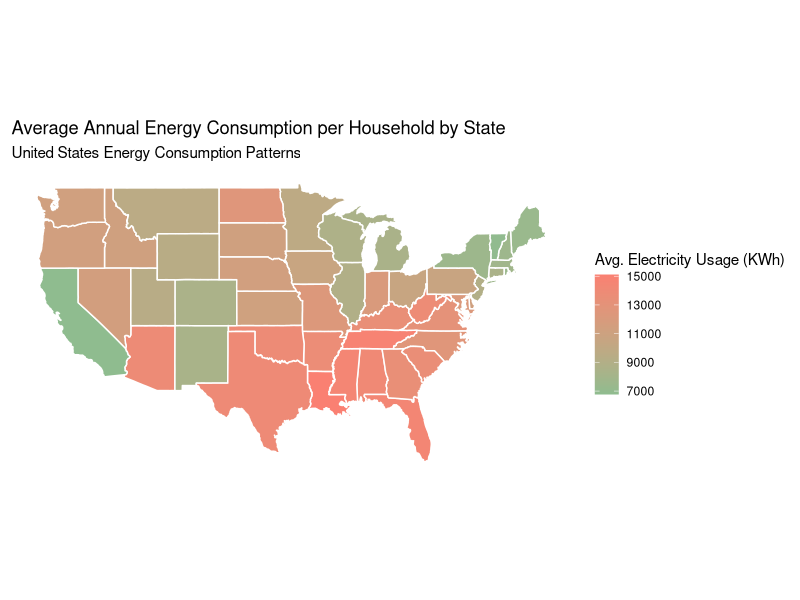
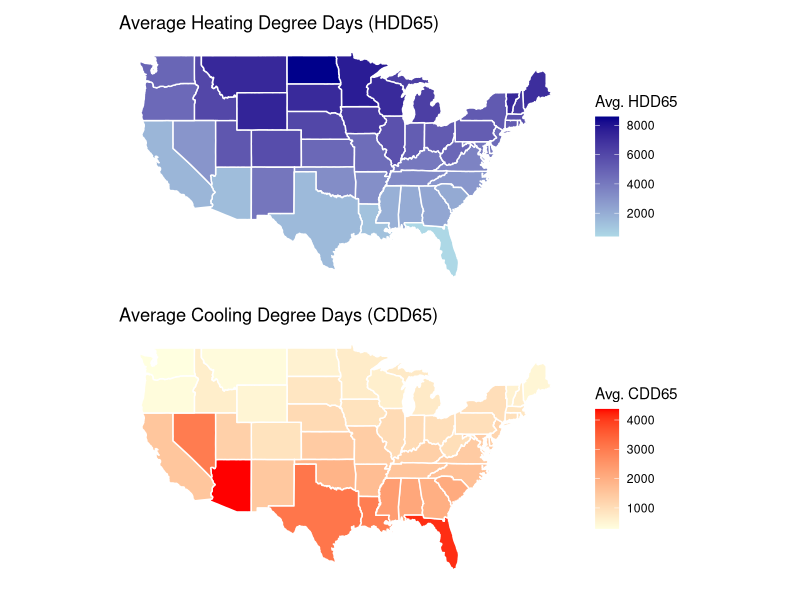
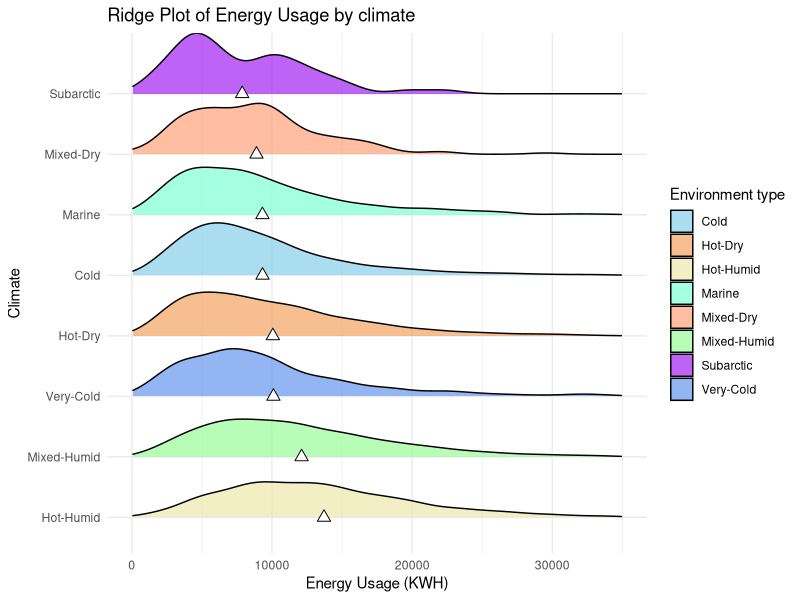
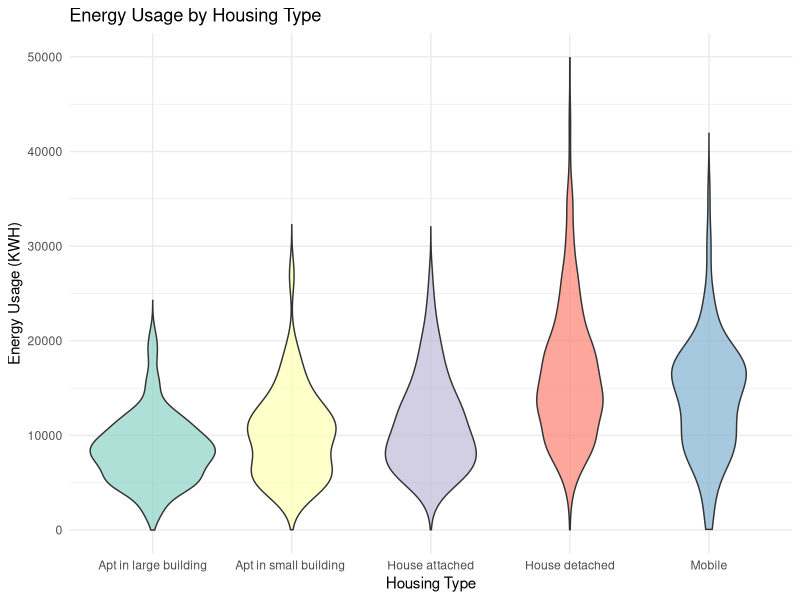
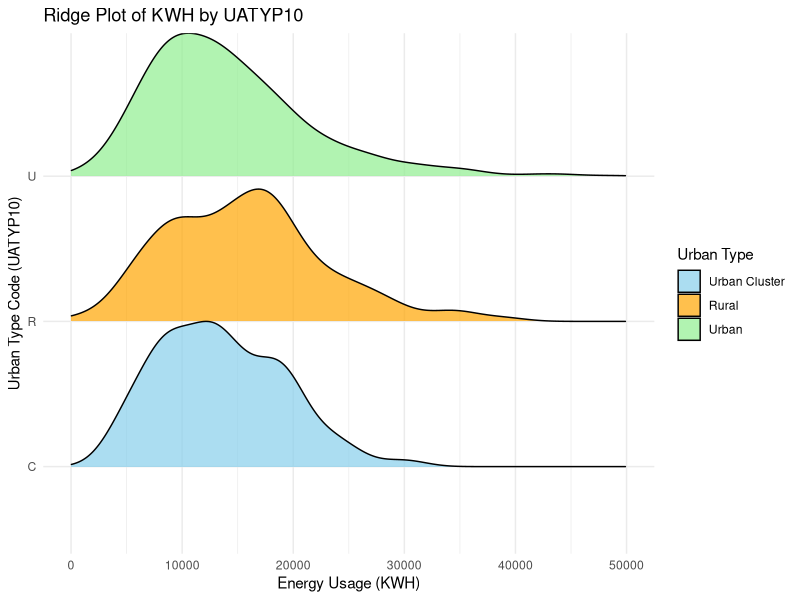
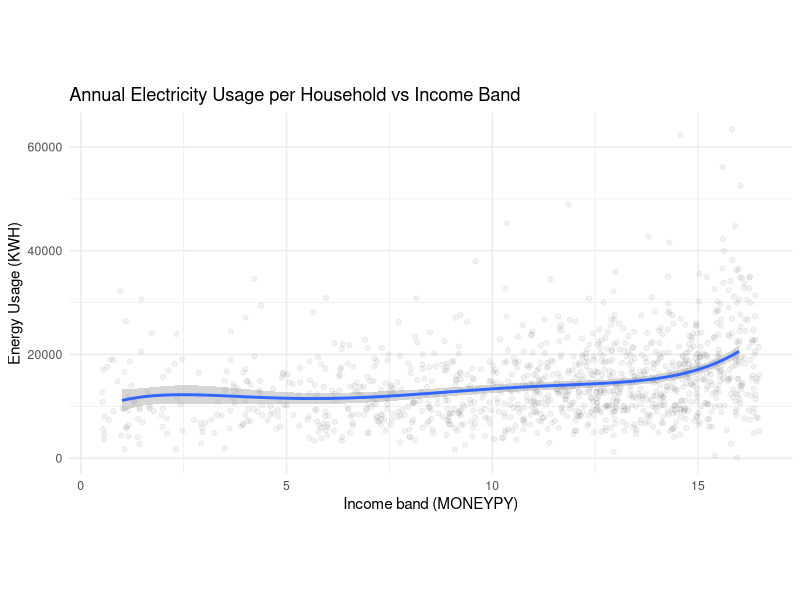
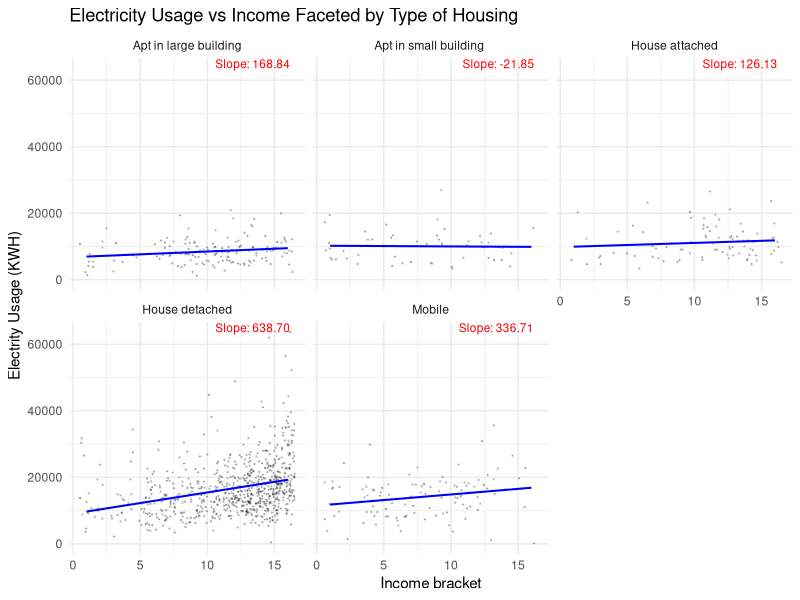
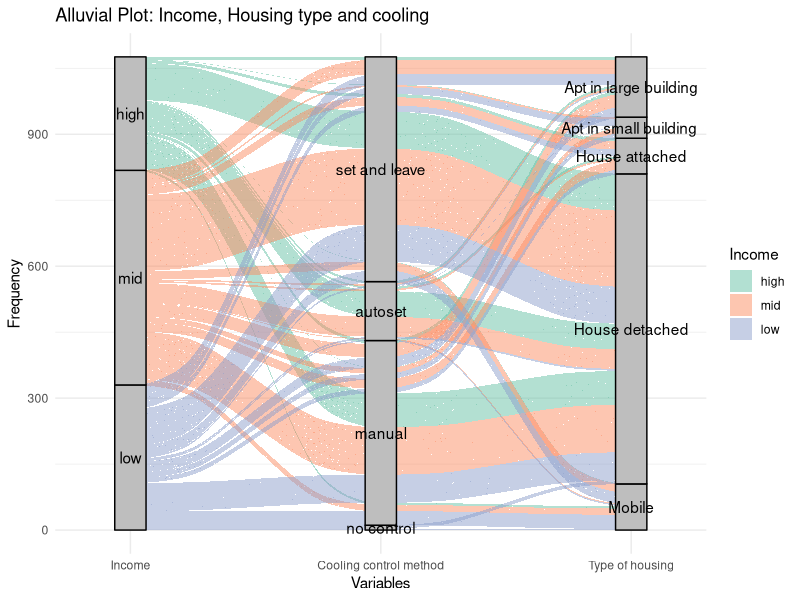

Write the R code that produced these figures, in order.
## ---- chunk 1
knitr::opts_chunk$set(echo = TRUE)
library(tidyverse)
library(dplyr)
## ---- chunk 2
# df <- read.csv('recs2020.csv')
# energy <- df |>
#   select(state_name, state_postal, KWH, HDD65, CDD65, UATYP10, TYPEHUQ, MONEYPY, ENERGYASST20, BA_climate, COOLCNTL, HEATCNTL, LGTINLED)
# 
# write.csv(energy, "recs2020cleaned.csv")

energy <- read.csv('recs2020cleaned.csv')

average_KWH_state <- energy |> 
  group_by(state_name) |> 
  summarise(avg_KWH = mean(KWH, na.rm = TRUE))
library(jsonlite)
json_data <- toJSON(average_KWH_state, pretty = TRUE)
write(json_data, "output.json")
## ---- chunk 3
library(maps)

# Example dataset: Replace 'data' with your actual dataset
# Calculate average consumption by state
state_consumption <- energy |>
  group_by(state_name) |>
  summarize(avg_consumption = mean(KWH), 
            avg_cost = mean(DOLLAREL),
            avg_hdd65 = mean(HDD65),
            avg_cdd65 = mean(CDD65))

# Load US map data
us_map <- map_data("state")

# Match state_postal with full state names for joining
state_consumption <- state_consumption |>
  mutate(state = tolower(state_name)) |>
  drop_na()

# Merge map and consumption data
map_data <- us_map |>
  left_join(state_consumption, by = c("region" = "state"))

# Plot
ggplot(map_data, aes(x = long, y = lat, group = group, fill = avg_consumption)) +
  geom_polygon(color = "white") +
  coord_fixed(1.3) +
  scale_fill_gradient(name = "Avg. Electricity Usage (KWh)",
                      low = "darkseagreen", high = "salmon", na.value = "gray90") +
  theme_minimal() +
  labs(
    title = "Average Annual Energy Consumption per Household by State",
    subtitle = "United States Energy Consumption Patterns",
    x = NULL,
    y = NULL
  ) +
  theme(
    axis.text = element_blank(),
    axis.ticks = element_blank(),
    panel.grid = element_blank()
  )
## ---- chunk 4
library(patchwork) # For arranging plots

# Plot for HDD65
hdd65_plot <- ggplot(map_data, aes(x = long, y = lat, group = group, fill = avg_hdd65)) +
  geom_polygon(color = "white") +
  coord_fixed(1.3) +
  scale_fill_gradient(name = "Avg. HDD65",
                      low = "lightblue", high = "darkblue", na.value = "gray90") +
  theme_minimal() +
  labs(
    title = "Average Heating Degree Days (HDD65)",
    x = NULL,
    y = NULL
  ) +
  theme(
    axis.text = element_blank(),
    axis.ticks = element_blank(),
    panel.grid = element_blank()
  )

# Plot for CDD65
cdd65_plot <- ggplot(map_data, aes(x = long, y = lat, group = group, fill = avg_cdd65)) +
  geom_polygon(color = "white") +
  coord_fixed(1.3) +
  scale_fill_gradient(name = "Avg. CDD65",
                      low = "lightyellow", high = "red", na.value = "gray90") +
  theme_minimal() +
  labs(
    title = "Average Cooling Degree Days (CDD65)",
    x = NULL,
    y = NULL
  ) +
  theme(
    axis.text = element_blank(),
    axis.ticks = element_blank(),
    panel.grid = element_blank()
  )

# Combine the two plots side by side
combined_plot <- hdd65_plot + cdd65_plot + 
  plot_layout(ncol = 1)

# Display the combined plot
print(combined_plot)

## ---- chunk 5
library(forcats)  # For fct_reorder
library(ggridges)
custom_colors <- c("Subarctic" = 'purple',
                   "Very-Cold" = 'cornflowerblue',
                   "Cold" = 'skyblue',
                   "Marine" = 'aquamarine',
                   "Mixed-Humid" = 'palegreen',
                   "Hot-Humid" = 'palegoldenrod',
                   "Mixed-Dry" = 'lightsalmon',
                   "Hot-Dry" = 'sandybrown')

# Calculate the mean for each BA_climate
means <- energy |>
  group_by(BA_climate) |>
  summarize(mean_kwh = mean(KWH, na.rm = TRUE))

# Create ridge plot with mean points
ggplot(energy, aes(
  x = KWH,
  y = fct_reorder(BA_climate, KWH, .fun = mean, .desc = TRUE),
  fill = BA_climate
)) +
  geom_density_ridges(alpha = 0.7, scale = 1) +  # Ridge plot
  geom_point(data = means, aes(x = mean_kwh, y = fct_reorder(BA_climate, mean_kwh, .desc = TRUE)), 
             color = "black", size = 3, shape = 24, fill = "white") +  # Add mean points
  scale_x_continuous(limits = c(0, 35000)) +  # Limit x-axis
  scale_fill_manual(values = custom_colors) +  # Custom fill colors
  labs(
    title = "Ridge Plot of Energy Usage by climate",
    x = "Energy Usage (KWH)",
    y = "Climate",
    fill = "Environment type"
  ) +
  theme_minimal()
## ---- chunk 6
# Sort state_consumption by avg_consumption in descending order
state_consumption <- state_consumption |>
  arrange(desc(avg_consumption))

# View the sorted data
head(state_consumption)

## ---- chunk 7
#Filtering data
selected_states <- c('LA', 'FL', 'MS')

filtered_data <- energy |>
  filter(state_postal %in% selected_states)
## ---- chunk 8
filtered_data <- filtered_data |>
  mutate(TYPEHUQ = case_when(
    TYPEHUQ == 1 ~ "Mobile",
    TYPEHUQ == 2 ~ "House detached",
    TYPEHUQ == 3 ~ "House attached",
    TYPEHUQ == 4 ~ "Apt in small building ",
    TYPEHUQ == 5 ~ "Apt in large building",
    TRUE ~ as.character(TYPEHUQ))) |>
  mutate(KOWNRENT = case_when(
    KOWNRENT == 1 ~ "Own",
    KOWNRENT == 2 ~ "Rent",
    KOWNRENT == 3 ~ "Occupy wo rent"))

ggplot(filtered_data, aes(x = as.factor(TYPEHUQ), y = KWH, fill = as.factor(TYPEHUQ))) +
  geom_violin(trim = FALSE, alpha = 0.7) +  
  scale_fill_brewer(palette = "Set3") +  
  scale_y_continuous(limits = c(0, 50000)) +
  labs(
    title = "Energy Usage by Housing Type",
    x = "Housing Type",
    y = "Energy Usage (KWH)",
    fill = "Housing Type"
  ) +
  theme_minimal() +
  theme(legend.position = "none")
## ---- chunk 9
# Ridge plot
ggplot(filtered_data, aes(x = KWH, y = as.factor(UATYP10), fill = as.factor(UATYP10))) +
  geom_density_ridges(alpha = 0.7, scale = 1) +  # Ridge plot
  scale_fill_manual(values = c("C" = "skyblue", "U" = "lightgreen", "R" = "orange"),
                    labels = c("Urban Cluster", "Rural", "Urban"))+
  scale_x_continuous(limits = c(0, 50000)) +
  labs(
    title = "Ridge Plot of KWH by UATYP10",
    x = "Energy Usage (KWH)",
    y = "Urban Type Code (UATYP10)",
    fill = "Urban Type",
  ) +
  theme_minimal()
## ---- chunk 10
ggplot(filtered_data, aes(x = MONEYPY, y = KWH)) +
  geom_jitter(alpha = 0.05, width = 0.5, height = 500) + 
  geom_smooth(method = "lm", formula = y ~ poly(x, 5)) +
  labs(title = "Annual Electricity Usage per Household vs Income Band",
       x = "Income band (MONEYPY)",
       y = "Energy Usage (KWH)") +
  theme_minimal()+
  theme(aspect.ratio = 0.5)

## ---- chunk 11
# Calculate slopes for each TYPEHUQ group
slopes <- filtered_data |>
  group_by(TYPEHUQ) |>
  summarize(slope = lm(KWH ~ MONEYPY)$coefficients[2], .groups = "drop")

# Add labels to the plot with slopes
ggplot(filtered_data, aes(x = MONEYPY, y = KWH)) +
  geom_jitter(size = 0.2, alpha = 0.2, width = 0.5) +  # Scatterplot with jitter
  geom_smooth(method = "lm", color = "blue", se = FALSE, size = 0.7) +  # Best-fit line
  facet_wrap(~ as.factor(TYPEHUQ)) +  # Facet by TYPEHUQ
  geom_text(data = slopes, aes(
    x = Inf, y = Inf, label = sprintf("Slope: %.2f", slope)
  ), hjust = 1.2, vjust = 1.2, inherit.aes = FALSE, color = "red", size = 3) +  # Add slope labels
  labs(
    title = "Electricity Usage vs Income Faceted by Type of Housing",
    x = "Income bracket",
    y = "Electrity Usage (KWH)"
  ) +
  theme_minimal()
## ---- chunk 12
library(ggalluvial)

filtered_data <- filtered_data |>
  mutate(MONEYPY_cat = case_when(
    MONEYPY >= 1 & MONEYPY <= 9 ~ "low",
    MONEYPY >= 10 & MONEYPY <= 14 ~ "mid",
    MONEYPY >= 15 & MONEYPY <= 16 ~ "high",
    TRUE ~ NA_character_  
  )) |>
  mutate(LGTINLED = case_when(
    LGTINLED == 1 ~ 4,
    LGTINLED == 2 ~ 3,
    LGTINLED == 3 ~ 2,
    LGTINLED == 4 ~ 1,
    LGTINLED == 0 ~ 0,
    TRUE ~ NA_real_  
  )) |>
  mutate(KWH_cat = case_when(
    KWH >= 0 & KWH <= 9300 ~ "<25%",
    KWH > 9300 & KWH <= 13400 ~ "25-50%",
    KWH > 13400 & KWH <= 18400 ~ "50-75%",
    KWH > 18400 ~ ">75%",
    TRUE ~ NA_character_  
  )) |>
  mutate(COOLCNTL_cat = case_when(
    COOLCNTL == 1 ~ "set and leave",
    COOLCNTL == 2 ~ "manual",
    COOLCNTL == 3 ~ "autoset",
    COOLCNTL == 4 ~ "manual",
    COOLCNTL == 5 ~ "no control",
    TRUE ~ NA_character_
  ))

allu_data <- filtered_data |>
  mutate(MONEYPY_cat = factor(MONEYPY_cat, levels = c("high", "mid", "low"))) |>
  mutate(COOLCNTL_cat = factor(COOLCNTL_cat, levels = c('set and leave', 'autoset','manual','no control'))) |>
  mutate(LGTINLED = factor(LGTINLED, levels = c('4', '3','2','1', '0'))) |>
  select(MONEYPY_cat, TYPEHUQ, COOLCNTL_cat, LGTINLED) |>
  drop_na()  

# Create the alluvial plot
ggplot(allu_data, aes(axis1 = MONEYPY_cat, axis2 = COOLCNTL_cat, axis3 = TYPEHUQ)) +
  geom_alluvium(aes(fill = MONEYPY_cat), width = 1/12) +
  geom_stratum(width = 1/8, fill = "gray") +
  geom_text(stat = "stratum", aes(label = after_stat(stratum))) +
  scale_x_discrete(limits = c("Income", 'Cooling control method', "Type of housing"), expand = c(0.1, 0.1)) +
  scale_fill_brewer(palette = "Set2") +
  labs(
    title = "Alluvial Plot: Income, Housing type and cooling",
    x = "Variables",
    y = "Frequency",
    fill = "Income"
  ) +
  theme_minimal()
## ---- chunk 13
# Create the alluvial plot
ggplot(allu_data, aes(axis1 = MONEYPY_cat, axis2 = LGTINLED, axis3 = TYPEHUQ)) +
  geom_alluvium(aes(fill = MONEYPY_cat), width = 1/12) +
  geom_stratum(width = 1/8, fill = "gray") +
  geom_text(stat = "stratum", aes(label = after_stat(stratum))) +
  scale_x_discrete(limits = c("Income", 'LED', "Type of housing"), expand = c(0.1, 0.1)) +
  scale_fill_brewer(palette = "Set2") +
  labs(
    title = "Alluvial Plot: Income, LED and housing type",
    x = "Variables",
    y = "Frequency",
    fill = "Income"
  ) +
  theme_minimal()
## ---- chunk 14
selected_states <- c('LA', 'FL', 'MS', 'CA')

# Filter the data for selected states
filtered_data <- energy |>
  filter(state_postal %in% selected_states)

aggregated_data <- filtered_data |>
  group_by(state_name, LGTINLED) |>
  summarise(avg_KWH = mean(KWH, na.rm = TRUE)) |>
  ungroup()

ggplot(aggregated_data, aes(x = factor(LGTINLED), y = avg_KWH, fill = LGTINLED)) +
  geom_bar(stat = "identity", position = "dodge") +
  facet_wrap(~state_name, scales = "fixed") +
  scale_fill_gradient(
    low = "grey",   
    high = "darkseagreen",
    name = "Level of LED Usage"
  ) +
  labs(
    title = "Comparison of Average KWH by LGTINLED Across States",
    x = "LED",
    y = "Energy Usage (KWH)"
  ) +
  theme_minimal() +
  theme(
    strip.text = element_text(size = 12, face = "bold"),
    axis.text.x = element_text(angle = 45, hjust = 1),
    legend.position = "bottom"
  )

# Calculate proportions and percentages
aggregated_data <- filtered_data |>
  group_by(state_name, LGTINLED) |>
  summarise(count_KWH = n(), .groups = "drop") |>
  group_by(state_name) |>
  mutate(
    proportion = count_KWH / sum(count_KWH),
    percentage = round(proportion * 100, 1) 
  )

# Create a pie chart for each state using facets
ggplot(aggregated_data, aes(x = "", y = proportion, fill = factor(LGTINLED))) +
  geom_bar(stat = "identity", width = 1) +
  coord_polar(theta = "y") +
  facet_wrap(~state_name) +
  geom_text(aes(label = paste0(percentage, "%")), 
            position = position_stack(vjust = 0.5), size = 3) +
  scale_fill_brewer(palette = "Greens", name = "Level of LED Usage") +
  labs(
    title = "Proportion of LED Usage Levels Across States",
    x = NULL,
    y = NULL
  ) +
  theme_void() +
  theme(
    strip.text = element_text(size = 12, face = "bold"),
    legend.position = "bottom"
  )
